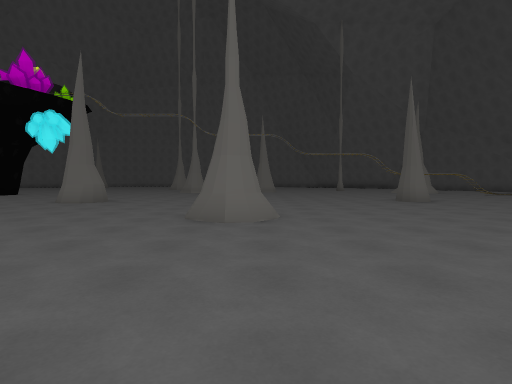
[1] (above)

20 first-person views from a walk through a scene from a Unity 3-D project. The camera is 1.3 m above the floor, tilts 2° down and sees 80° across. The floor is counted in squares, 2 m on a side. Each view is taken from the middle of a square. On the plan, view 1 faces up. The plan holds only what a view shows up to about 10 squares ahead; the rest is blank. The place goes on beyond the plan.

[2]
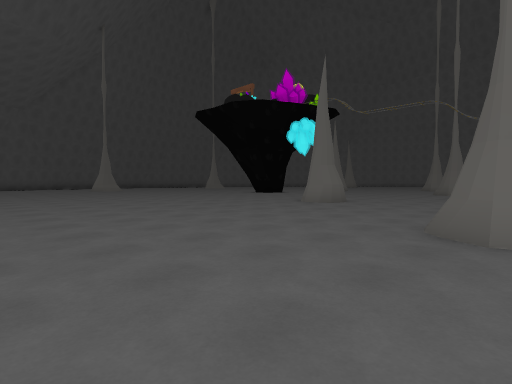

[3]
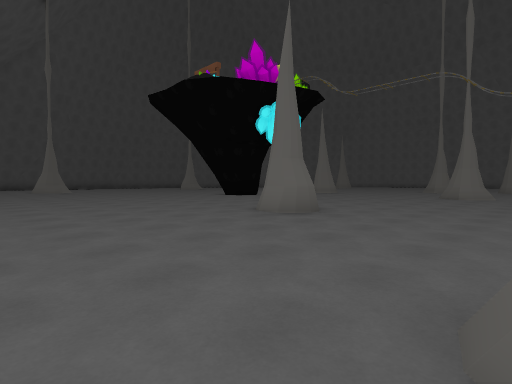

[4]
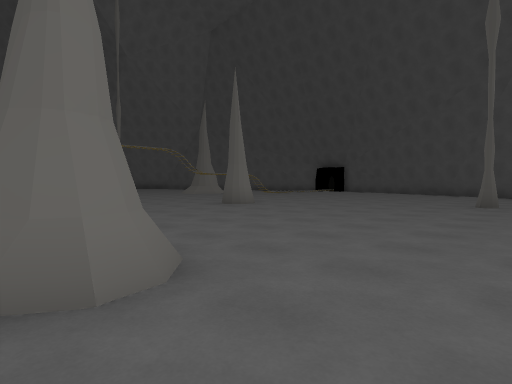

[5]
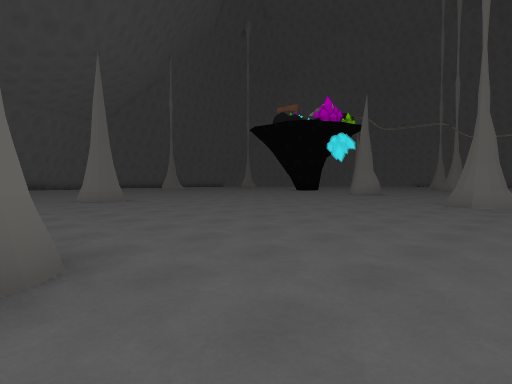

[6]
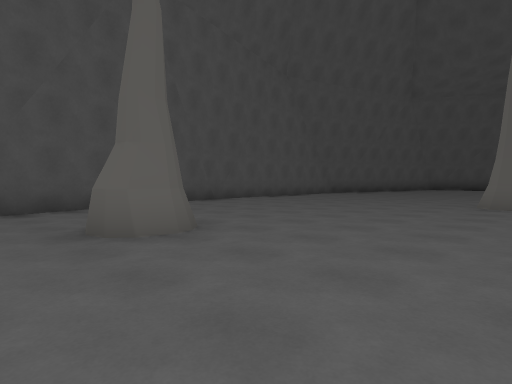

[7]
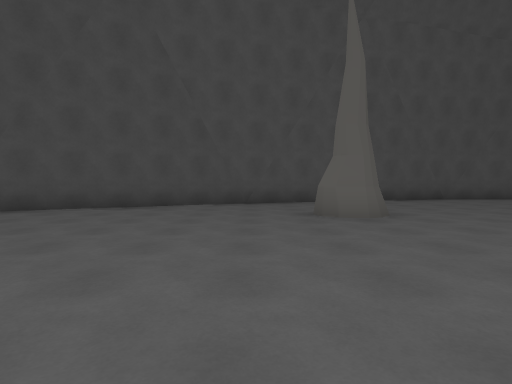

[8]
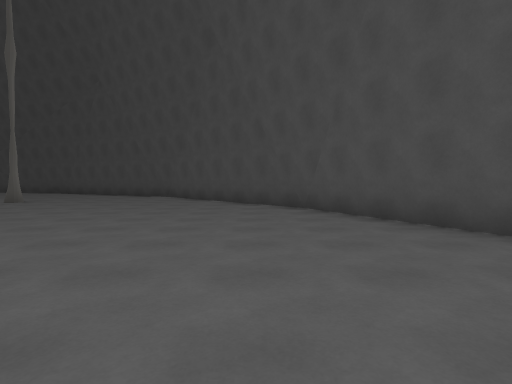

[9]
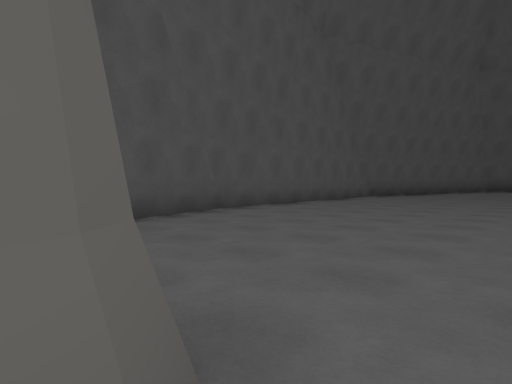

[10]
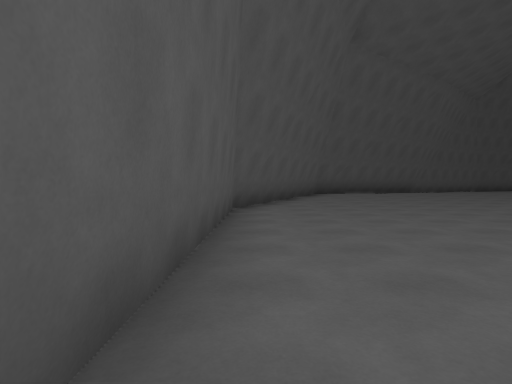

[11]
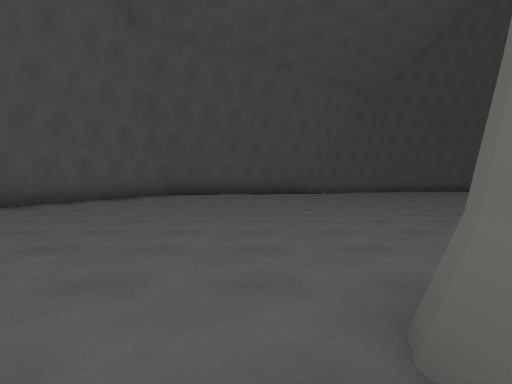

[12]
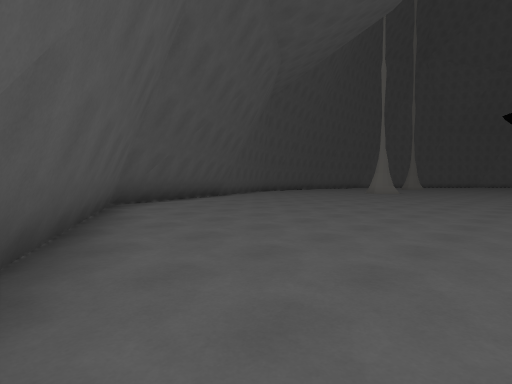

[13]
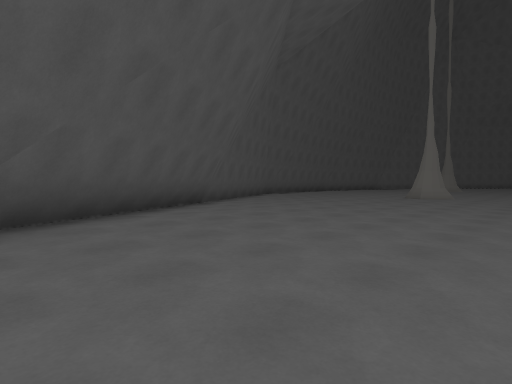

[14]
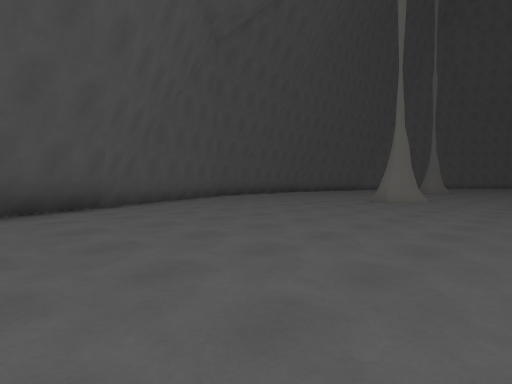

[15]
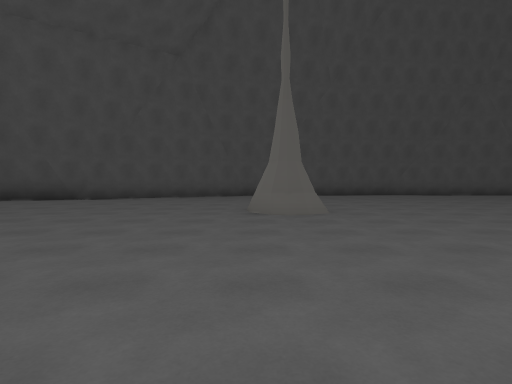

[16]
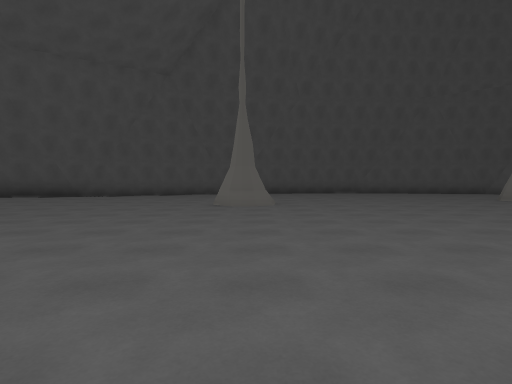

[17]
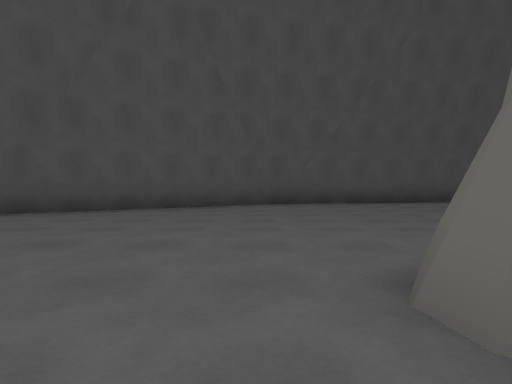

[18]
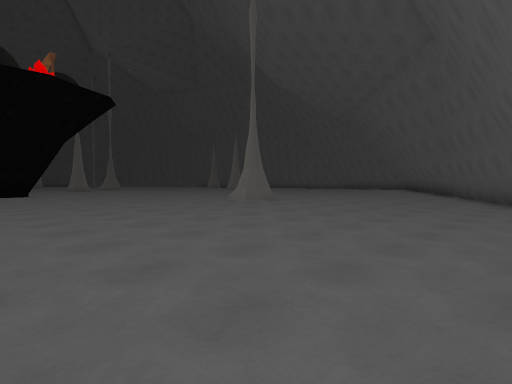

[19]
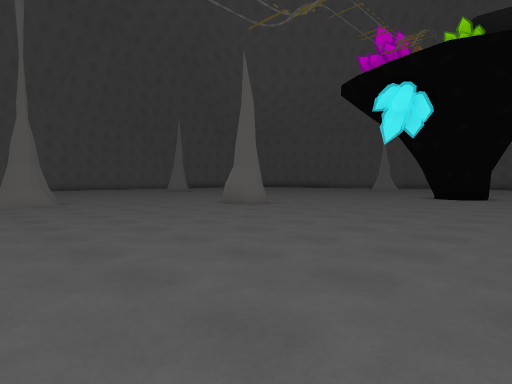

[20]
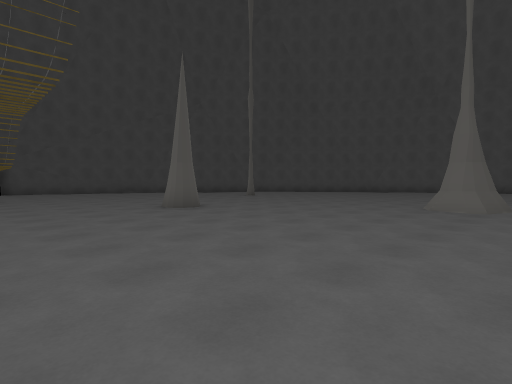

### Floor plan
Points are (right, up) in squares from view 1. A wall is a line through its corners. A room is listed if a view was taken in it or the views show most of it. See-through windows are left out.
Room 1 (views 1, 2, 3, 4, 5, 6, 7, 8, 9, 10, 11, 12, 13, 14, 15, 16, 17, 18, 19, 20)
walls: (-5.3, 9.7) (-4.7, 9.6) (-4.6, 9.4) (-4.6, 9) (-4.9, 8.8) (-5.5, 8.8); (-1.2, 5.5) (-0.6, 6.2); (-0.9, 6.3) (-0.2, 6) (0.1, 5.8); (-0.6, 5) (-1, 5.4) (-0.8, 6.2); (0.2, 5.3) (-0.2, 4.9); (-8.5, -1.3) (-9.1, -1.4); (-2.4, -3.9) (-2.1, -3.6) (-1.3, -3.6) (-1.2, -4.1); (-19.2, 7.1) (-19.6, 6.9) (-20.2, 7.6); (4.8, 10.2) (5.3, 10.1); (-20, 7.8) (-19.6, 8.3) (-19, 8.1) (-18.8, 7.3); (-2.5, -7.6) (0.7, -7); (-7.1, -8.6) (-4, -8); (0.3, -7.1) (6.2, -4.2); (-14, -8.5) (-6.6, -8.6); (5.8, -4.4) (6.7, -3.8); (6.4, -4.1) (9, -1.6); (-23.4, 0.6) (-19.7, -5.4) (-13.5, -8.6); (-24.1, 1.2) (-23.1, 0.3); (-26.9, 6.7) (-23.8, 0.7); (-27.6, 12.6) (-26.7, 6.2)
low walls: (-0.9, 6.4) (0, 6.3) (0.1, 5.9); (-0.6, 4.8) (-1.1, 5.1); (0, 4.9) (-0.7, 4.7) (-1.1, 5.2) (-1.2, 5.5) (-0.9, 6.3); (-18.8, 7.7) (-18.9, 7.2) (-19.2, 6.8); (-20.2, 7.6) (-19.9, 8.4); (-23.6, 0.6) (-19.9, -5.5) (-14, -8.5); (-23.4, -0.2) (-22.7, -1.5); (-24, 0.8) (-23.7, 0.5); (-27.4, 9.5) (-26.9, 6.4); (-27.8, 12.4) (-27.5, 10.1)

Where each view was taken, in squares from view 1:
view 1: 0 up, 0 right, facing up
view 2: 1 up, 0 right, facing up-left
view 3: 4 up, 1 left, facing up-left
view 4: 3 up, 1 left, facing up-right
view 5: 4 down, 1 right, facing up-left
view 6: 0 up, 0 right, facing down-left
view 7: 2 up, 0 right, facing down
view 8: 3 down, 1 left, facing right
view 9: 3 down, 2 left, facing down-left
view 10: 8 down, 7 left, facing left
view 11: 2 down, 8 left, facing left
view 12: 8 down, 13 left, facing up-left
view 13: 5 down, 16 left, facing up-left
view 14: 2 down, 16 left, facing up-left
view 15: 7 up, 13 left, facing left
view 16: 8 up, 11 left, facing left
view 17: 6 up, 18 left, facing left
view 18: 15 up, 27 left, facing down-right
view 19: 16 up, 1 right, facing down-left
view 20: 14 up, 2 left, facing down-right
